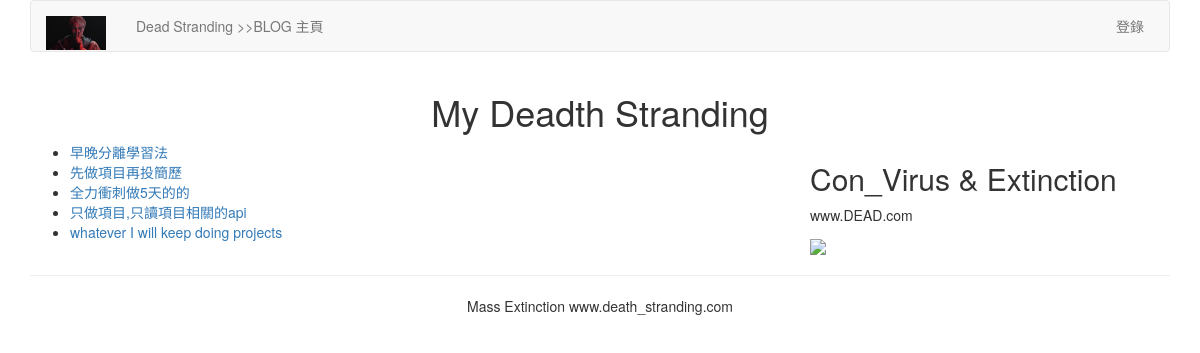
Page /blog/ on the earlier database version.
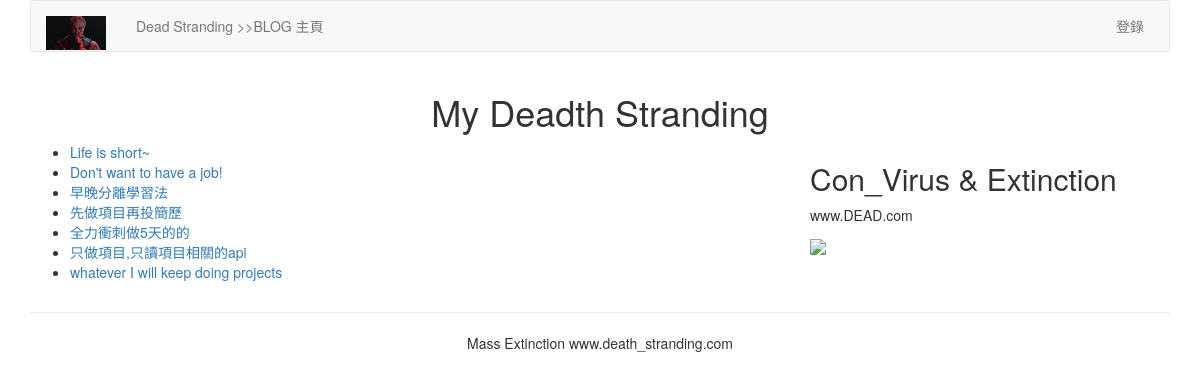
Same page on the later database version.
### blog/models.py (models this page shows, shortened)
class BlogArticles(models.Model):
    title = models.CharField(max_length=300)
    author = models.ForeignKey(User, on_delete=models.CASCADE, related_name='blog_posts')
    body = models.TextField()
    publish = models.DateTimeField(default=timezone.now)
    class Meta:
        ordering = ('-publish',)

### blog/views.py (the view)
# urls.py: path('',views.blog_title,name='blog_title'),
def blog_title(request):
    blogs = BlogArticles.objects.all()
    return render(request,'blog/titles.html',{'blogs':blogs})

### templates/blog/titles.html (shortened to what this page needs)
{% extends "base.html" %}
{% block content %}
<div class="row text-center vertical-middle-sm">
    <h1>My Deadth Stranding</h1>
</div>
<div class="row">
    <div class="col-xs-12 col-md-8">
    <ul>
    {% for blog in blogs %}
        <li><a href="{{ blog.id }}">{{ blog.title }}</a></li>
    {% endfor %}
    </ul>
    </div>
    <div class="col-xs-6 col-md-4">
    <h2>Con_Virus & Extinction</h2>
    <p>   www.DEAD.com</p>
    <img width="318px" src="https://www.3dmgame.com/uploads/allimg/160616/317-160616143428.jpg">
    </div>
</div>
{% endblock %}

### templates/base.html (shortened to what this page needs)
{% load static %}
<!DOCTYPE html>
<html lang="zh-cn">
<head>
    <link rel="stylesheet" href="{% static 'css/bootstrap.css' %}">
    </head>
    <body>
        {% include 'header.html' %}
        <div class="container">
            {% block content %} {% endblock %}
        </div>
        {% include "footer.html" %}
    </body>
</html>

### templates/header.html (shortened to what this page needs)
{% load static %}
<div class="container">
    <nav class="navbar navbar-default" role="navigation">
        <div class="navbar-header">
            <a class="navbar-brand" href="http://www.itdiffer.com">
                <img src="{% static '/images/logo.png' %}" height='34px' width="60px" alt='No Pic'>
            </a>
        </div>
        <div>
            <ul class="nav navbar-nav" role="navigation">
                <li><a href="{% url 'blog:blog_title' %}">Dead Stranding >>BLOG 主頁</a></li>
            </ul>
            <ul class="nav navbar-nav navbar-right" style="margin-right:10px">
           {% if user.is_authenticated %}
           <li>
           <div class="dropdown" style="margin-top:8px">
                        <button class='btn btn-default dropdown-toggle' type='button' id='dropdownMenu' data-toggle='dropdown'>{{ user.username }}
                            <span class='caret'></span>
                        </button>
{% comment %}
                        <ul class="dropdown-menu">
                            <li><a href="{% url 'account:password_change' %}">修改密码</a></li>
                            <li><a href="{% url 'account:my_information' %}">个人信息</a></li>
                        </ul.
{% endcomment %}
           <li><a href='#'>{{ user.username.upper }}</a></li>
           <li><a href="{% url 'account:user_logout' %}">退出</a></li>
           {% else %}
            <li><a href="{% url 'account:user_login' %}">登錄</a></li>
            {% endif %}
            </ul>
        </div>
    </nav>
</div>

### templates/footer.html
<div class="container"> <hr>
    <p class="text-center">Mass Extinction  www.death_stranding.com</p>
</div>

Differences in the rows shown:
added BlogArticles: title "Life is short~"
added BlogArticles: title "Don't want to have a job!"
